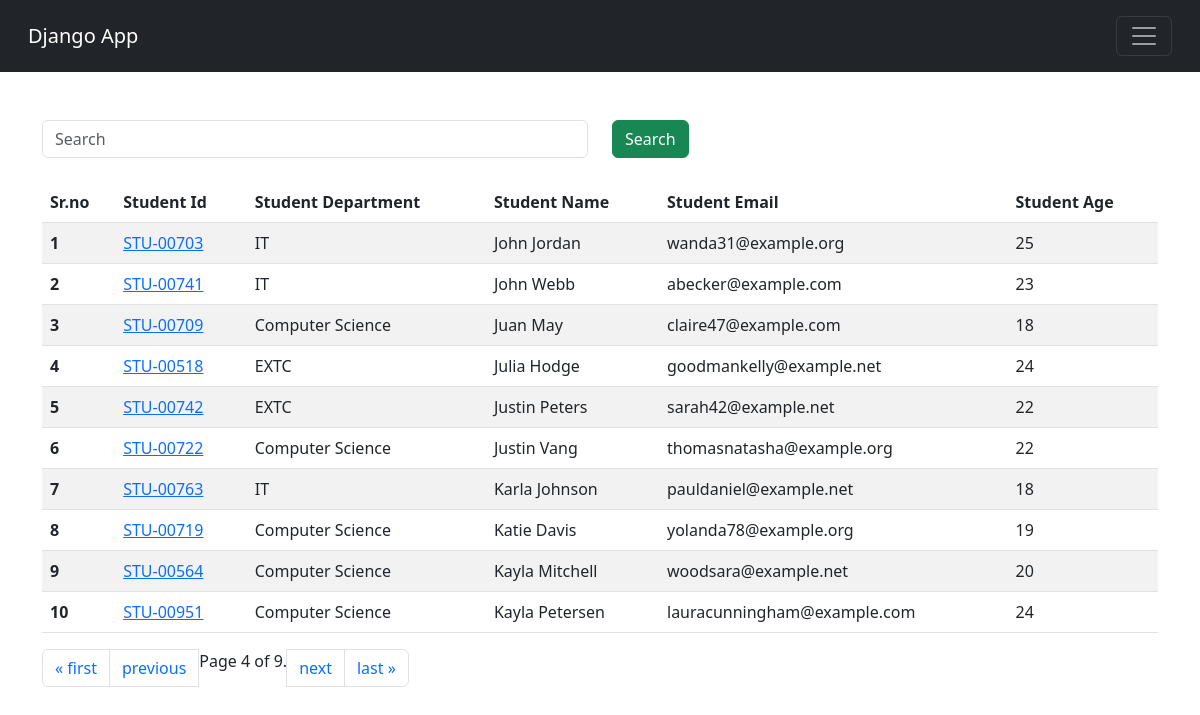
The page /students/?page=4 on the database as committed earlier.
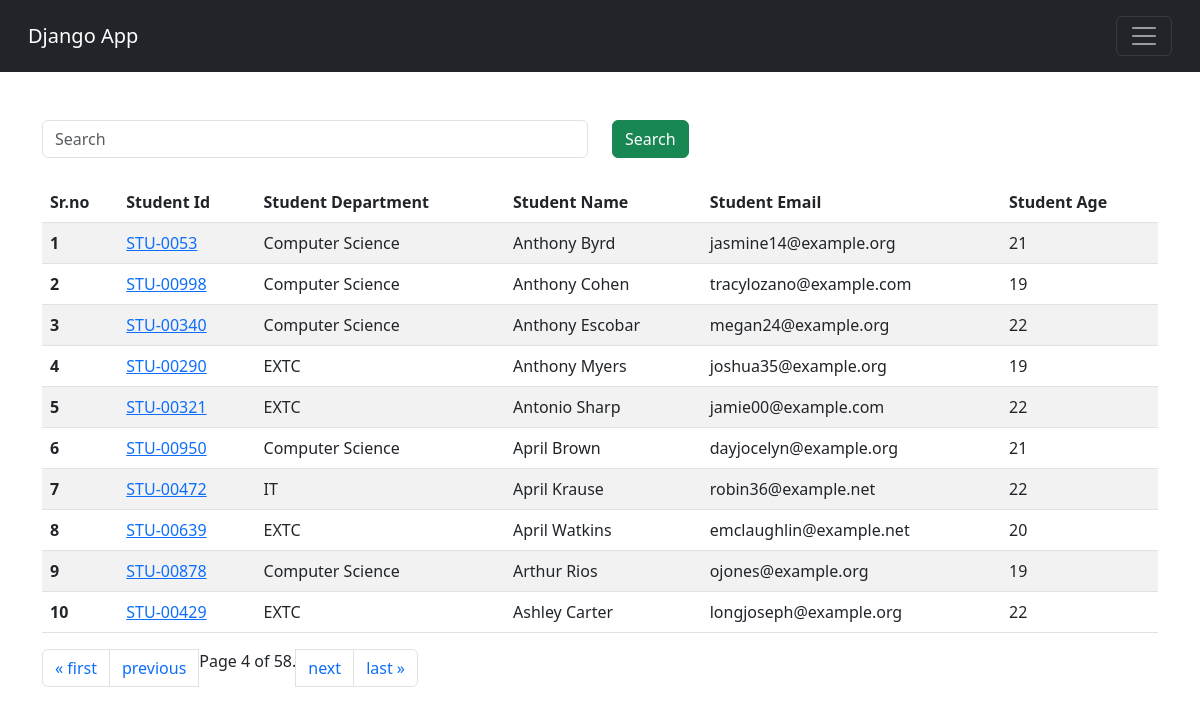
The same page on the database as committed later.
### vegetable/models.py (models this page shows)
class Student(models.Model):
    department = models.ForeignKey(Department, related_name="depart", on_delete=models.CASCADE)
    studentId = models.OneToOneField(StudentID, related_name="studentid", on_delete=models.CASCADE)
    studentName = models.CharField(max_length=100)
    studentEmail = models.EmailField(unique=True)
    studentAge = models.IntegerField(default=1)
    studentAddress = models.TextField()
    isDeleted = models.BooleanField(default=False)
    objects = StudentManager()
    adminObjects = models.Manager()
    def __str__(self) -> str:
        return self.studentName
    class Meta:
        ordering = ['studentName']
        verbose_name = "student"

class StudentID(models.Model):
    studentId = models.CharField(max_length=100)
    def __str__(self) -> str:
        return self.studentId

class Department(models.Model):
    department = models.CharField(max_length=100)
    def __str__(self) -> str:
        return self.department
    class Meta:
        ordering = ['department']

### vegetable/views.py (the view, shortened to what this page needs)
# urls.py: path("students/",getStudents, name="StudentPage"),
def getStudents(request):
    querySet = Student.objects.all()
    paginator = Paginator(querySet, 10)  # Show 10 students per page.
    page_number = request.GET.get("page", 1)
    page_obj = paginator.get_page(page_number)
    print(page_obj.object_list)
    context = {'querySet' : page_obj }
    return render(request, 'report/students.html', context)

### vegetable/models.py (called while the page is built)
    def get_queryset(self):
        return super().get_queryset().filter(isDeleted = False)

### vegetable/templates/report/students.html
{% extends "base.html" %}
{% block start %}
    <div class="container mt-5">
        <form class="mb-4">
          <div class="row">
            <div class="col-md-6">
              <input class="form-control" type="search" name="search" placeholder="Search ">
            </div>
            <div class="col-md-6">
              <button type="submit" class="btn btn-success">Search</button>
            </div>
          </div>
        </form>
        <table class="table table-striped table-hover">
            <thead>
              <tr>
                <th scope="col">Sr.no</th>
                <th scope="col">Student Id</th>
                <th scope="col">Student Department</th>
                <th scope="col">Student Name</th>
                <th scope="col">Student Email</th>
                <th scope="col">Student Age</th>
              </tr>
            </thead>
            <tbody>
                {% for student in querySet %}
              <tr>
                <th scope="row">{{ forloop.counter }}</th>
                <td><a href="{% url 'showMarks' student.studentId %}"> {{student.studentId}}</a></td>
                <td>{{student.department}}</td>
                <td>{{student.studentName}}</td>
                <td>{{student.studentEmail}}</td>
                <td>{{student.studentAge}}</td>
              </tr>
              {% endfor %}
            </tbody>
            </table>
              <nav aria-label="Page navigation example">
              <ul class="pagination">
                    {% if querySet.has_previous %}
                    <li class="page-item"> <a class="page-link" href="?page=1">&laquo; first</a></li>
                    <li class="page-item"> <a  class="page-link" href="?page={{ querySet.previous_page_number }}">previous</a></li>
                    {% endif %}
                    <span class="current">
                        Page {{ querySet.number }} of {{ querySet.paginator.num_pages }}.
                    </span>
                    {% if querySet.has_next %}
                    <li class="page-item"> <a class="page-link" href="?page={{ querySet.next_page_number }}">next</a></li>
                        <li class="page-item"><a class="page-link" href="?page={{ querySet.paginator.num_pages }}">last &raquo;</a></li>
                    {% endif %}
        </ul>
        </nav>
    </div>
{% endblock %}

Rows that differ between the two databases and show on the page:
no longer on this page (row unchanged): Student: studentId "STU-00703", department "IT", studentName "John Jordan", studentEmail "wanda31@example.org", studentAge "25"
no longer on this page (row unchanged): Student: studentId "STU-00741", department "IT", studentName "John Webb", studentEmail "abecker@example.com", studentAge "23"
no longer on this page (row unchanged): Student: studentId "STU-00709", department "Computer Science", studentName "Juan May", studentEmail "claire47@example.com", studentAge "18"
no longer on this page (row unchanged): Student: studentId "STU-00518", department "EXTC", studentName "Julia Hodge", studentEmail "goodmankelly@example.net", studentAge "24"
no longer on this page (row unchanged): Student: studentId "STU-00742", department "EXTC", studentName "Justin Peters", studentEmail "sarah42@example.net", studentAge "22"
no longer on this page (row unchanged): Student: studentId "STU-00722", department "Computer Science", studentName "Justin Vang", studentEmail "thomasnatasha@example.org", studentAge "22"
no longer on this page (row unchanged): Student: studentId "STU-00763", department "IT", studentName "Karla Johnson", studentEmail "pauldaniel@example.net", studentAge "18"
no longer on this page (row unchanged): Student: studentId "STU-00719", department "Computer Science", studentName "Katie Davis", studentEmail "yolanda78@example.org", studentAge "19"
no longer on this page (row unchanged): Student: studentId "STU-00564", department "Computer Science", studentName "Kayla Mitchell", studentEmail "woodsara@example.net", studentAge "20"
no longer on this page (row unchanged): Student: studentId "STU-00951", department "Computer Science", studentName "Kayla Petersen", studentEmail "lauracunningham@example.com", studentAge "24"
added Student: studentId "STU-0053", department "Computer Science", studentName "Anthony Byrd", studentEmail "jasmine14@example.org", studentAge "21"
added Student: studentId "STU-00998", department "Computer Science", studentName "Anthony Cohen", studentEmail "tracylozano@example.com", studentAge "19"
added Student: studentId "STU-00340", department "Computer Science", studentName "Anthony Escobar", studentEmail "megan24@example.org", studentAge "22"
added Student: studentId "STU-00290", department "EXTC", studentName "Anthony Myers", studentEmail "joshua35@example.org", studentAge "19"
added Student: studentId "STU-00321", department "EXTC", studentName "Antonio Sharp", studentEmail "jamie00@example.com", studentAge "22"
added Student: studentId "STU-00950", department "Computer Science", studentName "April Brown", studentEmail "dayjocelyn@example.org", studentAge "21"
added Student: studentId "STU-00472", department "IT", studentName "April Krause", studentEmail "robin36@example.net", studentAge "22"
added Student: studentId "STU-00639", department "EXTC", studentName "April Watkins", studentEmail "emclaughlin@example.net", studentAge "20"
added Student: studentId "STU-00878", department "Computer Science", studentName "Arthur Rios", studentEmail "ojones@example.org", studentAge "19"
added Student: studentId "STU-00429", department "EXTC", studentName "Ashley Carter", studentEmail "longjoseph@example.org", studentAge "22"
Other text that changed with them:
{{ querySet.paginator.num_pages }}: "9" → "58"
